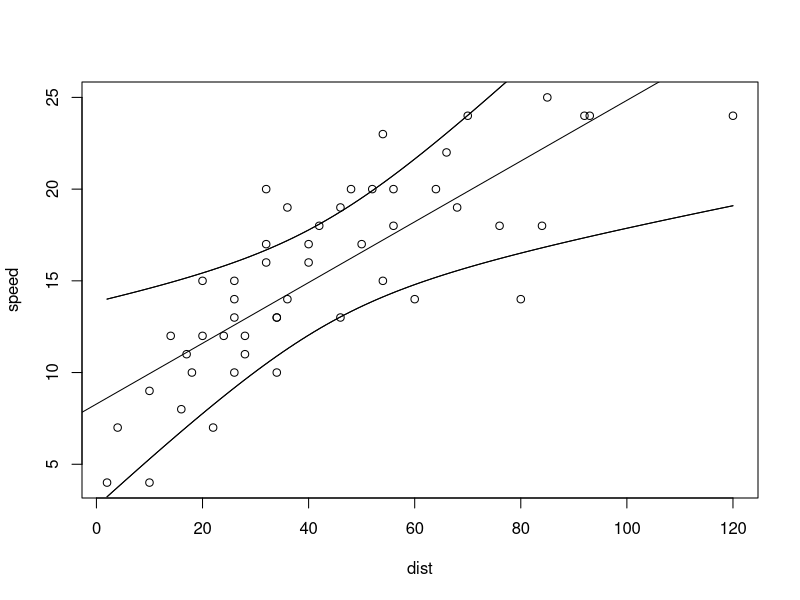

The R script that drew this image:
## ---- chunk 1
# Create a confidence bands function:
confbands <- function(lmObject, xh=NULL, alpha=0.05){
  
  # Use some fancy code to get the data out of the lmObject
  # while knowing which variable was x and which was y.
  thecall <- strsplit(as.character(lmObject$call[2]), "~")
  yname <- gsub(" ", "", thecall[[1]][1])
  xname <- gsub(" ", "", thecall[[1]][2])
  theData <- lmObject$model
  theData <- theData[,c(yname,xname)]
  colnames(theData) <- c("Y","X")

  # Begin creating confidence bands  
  n <- nrow(theData)
  W2 <- 2*qf(1-alpha, 2, n-2)
  SSE <- sum( lmObject$res^2 )
  MSE <- SSE/(n-2)
  s2.Yhat.h <- function(xh){
    MSE*(1/n + (xh - mean(theData$X))^2/sum( (theData$X - mean(theData$X))^2 ))
  }
  b <- coef(lmObject)
  
  # Add upper bound to scatterplot
  curve(b[1]+b[2]*x + W2*sqrt(s2.Yhat.h(x)), add=TRUE)

  # Add lower bound to scatterplot
  curve((b[1]+b[2]*x) - W2*sqrt(s2.Yhat.h(x)), add=TRUE)
  
  if (!is.null(xh)){
    tmp <- c(b[1]+b[2]*xh - W2*sqrt(s2.Yhat.h(xh)), b[1]+b[2]*xh + W2*s2.Yhat.h(xh))
    names(tmp) <- c("Lower","Upper")
    tmp
  }
}
## ---- chunk 2
# Scatterplot and fitted regression line:
plot(speed ~ dist, data=cars)
cars.lm <- lm(speed ~ dist, data=cars)
abline(cars.lm)

# Add the confidence bands to the plot
confbands(cars.lm)

# Get the confidence bands value for some xh
confbands(cars.lm, xh=25)


